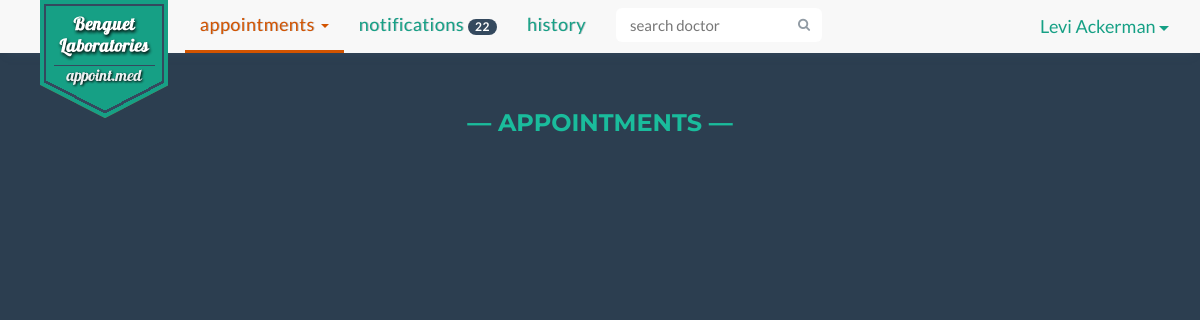
Before: /appointment.php (signed in) with the older database file.
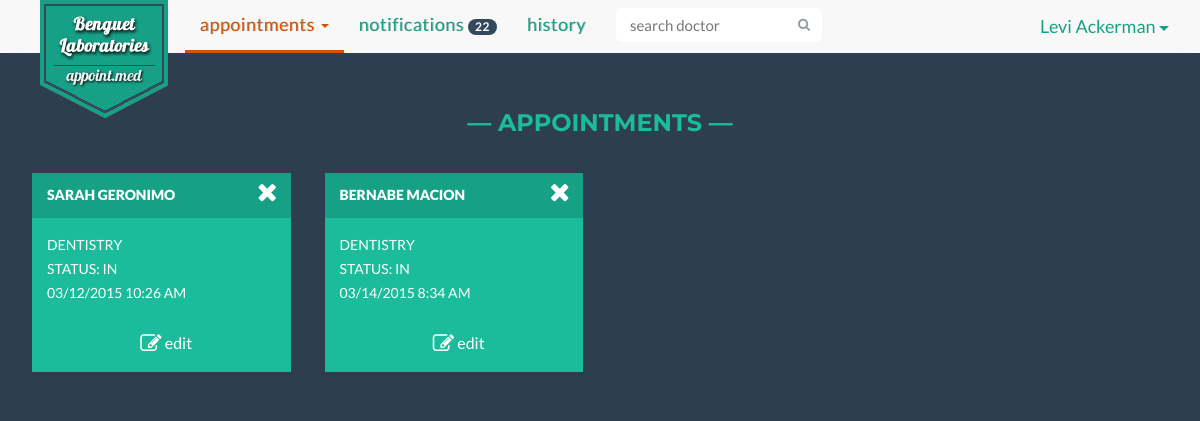
After: the same page with the newer database file.
### tables this page shows
CREATE TABLE IF NOT EXISTS `patient` (
  `patient_id` varchar(100) NOT NULL,
  `patient_name` text NOT NULL,
  `patient_contact` varchar(100) NOT NULL,
  `birthdate` varchar(100) NOT NULL,
  `email` varchar(100) NOT NULL,
  `patient_category` enum('Adult','Child') NOT NULL,
  `age` int(100) NOT NULL,
  `username` varchar(100) NOT NULL,
  `appointment_id` int(100) DEFAULT NULL,
  `occupation` text,
  PRIMARY KEY (`patient_id`),
  KEY `username` (`username`,`appointment_id`),
  KEY `appointment_id` (`appointment_id`)
);

CREATE TABLE IF NOT EXISTS `appointment` (
  `appointment_id` int(100) NOT NULL AUTO_INCREMENT,
  `remarks` text NOT NULL,
  `doctor_id` varchar(100) NOT NULL,
  `patient_id` varchar(100) NOT NULL,
  `appoint_date` text NOT NULL,
  `appointment_status` enum('Cancelled','Completed','Referred','Inqueue') NOT NULL,
  `clinic_id` int(100) NOT NULL,
  PRIMARY KEY (`appointment_id`),
  KEY `doctor_id` (`doctor_id`,`patient_id`),
  KEY `doctor_id_2` (`doctor_id`),
  KEY `patient_id` (`patient_id`),
  KEY `clinic_id` (`clinic_id`)
);

CREATE TABLE IF NOT EXISTS `doctor` (
  `doctor_id` varchar(100) NOT NULL,
  `doctor_name` text NOT NULL,
  `specialization` text NOT NULL,
  `doctor_status` enum('On Leave','Emergency','In','Out','Sick Leave') NOT NULL,
  `email` varchar(100) NOT NULL,
  `username` varchar(100) NOT NULL,
  PRIMARY KEY (`doctor_id`),
  KEY `username` (`username`)
);

### appointment.php (the view, shortened to what this page needs)
<!DOCTYPE html>
<html lang="en">
    <?php
        include 'include/head.php';
        include 'connectdatabase.php';
    ?>
  <body>
    <div class="container">
        <?php
            $username = $_SESSION['username'];
            $result = mysqli_query($con, "SELECT * FROM patient WHERE username LIKE '$username'" );
            $row =  mysqli_fetch_array($result);
            $patient = $row['patient_id'];
            $patient_n = $row['patient_name'];
            $p_result = mysqli_query($con, "SELECT * FROM appointment WHERE patient_id LIKE '$patient' AND (appointment_status = 'Inqueue' OR appointment_status = 'Referred') " );
        ?>
        <?php
            include 'include/pt-nav-start.php';
        ?>
                    <ul class="nav navbar-nav">
                        <li class="dropdown active">
                            <a href="#" class="dropdown-toggle" data-toggle="dropdown" role="button" aria-expanded="false">Appointments <span class="caret"></span></a>
                        </li>
                        <li><a href="notifications.php">Notifications <span class="badge">22</span></a></li>
                        <li><a href="history.php">History</a></li>
        <?php
            include 'include/pt-nav-end.php';
        ?>
        <div class="container-fluid" id="appointments-user">
            <div class="row">
                <div class="col-md-12">
                    <h1 class="text-center text-turquoise row-header">&mdash; Appointments &mdash;</h1>
                </div>
                <?php
                    while ($d_row = mysqli_fetch_array($p_result)){
                    $app_id = $d_row['appointment_id'];
                    $doctor = $d_row['doctor_id'];
                    $date = $d_row['appoint_date'];
                    $d_result = mysqli_query($con, "SELECT * FROM doctor WHERE doctor_id LIKE '$doctor'" );
                    $doc =  mysqli_fetch_array($d_result);
                    echo '<div class="col-xs-12 col-md-6 col-lg-3" id="'.$d_row['appointment_id'].'">';
                    echo "<div class='panel panel-default' id='asd'><div class='panel-heading' >";
                            echo  $doc['doctor_name'];
                            echo "<a href=\"close.php?id=$d_row[appointment_id]&doc=$doctor&pat=$patient\" onclick='return confirm(\"Do you want to cancel this appointment?\")' title=\"Cancel\"><i class=\"fa fa-remove fa-lg delete-btn\"></i></a></div>
                            <div class=\"panel-body\">";
                            echo $doc['specialization'];
                            echo '<br/>Status: ';
                            echo $doc['doctor_status'] . '<br/> ' . $date;
                            echo "</div><div class='appmnt-pnl-btn'>
                            <a class='btn btn-block btn-inverse appo' data-toggle='modal' data-target='.bs-example-modal-sm' data-id='".$app_id."'><i class='fa fa-edit fa-lg'></i> Edit</a>
                                                        </div>
                                                    </div>";
                    echo '</div>';
                    }
                ?>
            </div>
        </div>
  </body>
</html>

### include/head.php (shortened to what this page needs)
<head>
    <link href="css/bootstrap.min.css" rel="stylesheet">
    <link href="css/font-awesome.min.css" rel="stylesheet">
    <link href="css/font-awesome.css" rel="stylesheet">
    <link href="css/bootstrap-datetimepicker.min.css" rel="stylesheet">
    <link href="css/styles.css" rel="stylesheet">
    <link href="css/scrolltop.css" rel="stylesheet">
</head>

### include/pt-nav-start.php (shortened to what this page needs)
<nav class="navbar navbar-default navbar-fixed-top">
    <div class="container">
        <div class="navbar-header">
            <a class="navbar-brand logo-text hidden-sm hidden-xs" href="#">appoint.med</a>
            <div class="navbar-logo hidden-sm hidden-xs">
            </div>
        </div>
        <div class="collapse navbar-collapse" id="bs-example-navbar-collapse-1">

### include/pt-nav-end.php (shortened to what this page needs)
                <form class="navbar-form navbar-right" method="post" role="search">
                    <div class="input-group search-bar">
                        <input type="text" class="form-control" name="search" placeholder="search doctor" id="inputSearch">
                        <span class="input-group-btn">
                            <button type="submit" class="btn"><i class="fa fa-search"></i></button>
                        </span>
                    </div>
                </form>
            </ul>
            <div class="btn-group navbar-right signedin">
                <button type="button" class="btn btn-default btn-lg btn-noborder dropdown-toggle hidden-xs hidden-sm" data-toggle="dropdown" aria-expanded="false">
                    <?php echo $patient_n ?>
                    <span class="caret"></span>
                </button>
            </div>
        </div>
    </div>
</nav>

### css/styles.css (style rules this page uses)
* { margin: 0; padding: 0; }
body { padding-top: 80px; font-family: "Lato", Arial, sans-serif; color: #34495e; font-size: 18px; line-height: 1.72222; background-color: #2C3E50; }
a { color: #16a085 !important; -webkit-transition: .25s; transition: .25s; }
h1, h2, h3, h4 { font-family: inherit; font-weight: 700; line-height: 1.1; color: inherit; }
.container { padding-left: 0 !important; padding-right: 0 !important; }
.text-turquoise { color: #1ABC9C; }
nav > div > div > ul > li > a { font-size: 18px; letter-spacing: 0.5px; text-transform: lowercase; border-bottom: 3px solid #f8f8f8; text-shadow: 1px 0px 0px rgba(52, 73, 94, 0.3); }
.navbar-default .navbar-nav>.active>a, .navbar-default .navbar-nav>.active>a:hover { color: #D35400 !important; background-color: #f8f8f8; border-bottom: 3px solid #D35400; }
.navbar-default { padding-left: 15px; padding-right: 15px; border: none; -webkit-box-shadow: 0 8px 8px -8px #34495E; -moz-box-shadow: 0 8px 8px -8px #34495E; box-shadow: 0 8px 8px -8px #34495E; }
.navbar-default .navbar-form .search-bar { width: 90%; margin: 0 auto; }
.navbar-default .navbar-form .form-control { border-color: transparent; }
.navbar-default .navbar-form .btn { color: #919ba4; border-color: transparent; }
.navbar-form .btn { height: 34px; padding: 5px 10px; font-size: 13px; line-height: 1.4; border-radius: 6px; }
.navbar-form .btn { margin: 0; }
.navbar-brand { margin-right: 20px; font-size: 24px; font-weight: 700; }
.logo-text { color: transparent !important; }
.navbar-logo { background: url('../img/logo.png') no-repeat; height: 118px; width: 128px; position: absolute; z-index: 999999; margin: 0 25px; }
.input-group-btn .btn { background-color: #fff; border: 2px solid #bdc3c7; border-left: 0; }
.signedin { margin-top: 5px; }
.signedin .btn-noborder { color: #16a085; }
.badge { padding: 2px 7px; background-color: #34495E; }
#appointments-user { background-color: #2C3E50; }
.row-header, .row-header2 { font-family: 'Montserrat', sans-serif; margin: 30px 0 35px 0; font-size: 24px; text-transform: uppercase; }
.panel-default { color: #fff; background-color: #1ABC9C; font-size: 14px; border: 2px solid #2C3E50; border-radius: 0; text-transform: uppercase; transition: border 0.20s ease; }
.panel-default .panel-heading { color: #fff !important; font-weight: 800; background-color: #16A085 !important; border: none; border-radius: 0; }
.panel-heading .delete-btn { color: #fff; position: absolute; right: 30px; font-size: 26px; }
.appmnt-pnl-btn { text-align: right; padding: 0 10px 5px 10px; }
.appmnt-pnl-btn a { color: #fff !important; font-size: 16px; text-transform: lowercase; text-decoration: none; margin: 5px; }
.search-bar .form-control { border-right: 0; border-top-left-radius: 6px !important; border-bottom-left-radius: 6px !important; }
.search-bar .form-control, .input-group-btn .btn { -webkit-transition: all .5s; transition: all .5s; }
.input-group { width: 100%; }
.form-control { padding: 8px 12px; font-size: 15px !important; line-height: 1.467; color: #34495e; border: 2px solid #bdc3c7; box-shadow: none; -webkit-transition: border .25s linear, color .25s linear, background-color .25s linear; transition: border .25s linear, color .25s linear, background-color .25s linear; }
.btn-noborder { border: 0; background: none; }
.search-bar { width: 195px; }

### appointment.php (style rules this page uses)
a { text-decoration: none; background: #3bb998; color:#FFFFFF; cursor: pointer; }

Changed rows visible on the page:
added appointment: doctor.doctor_name "SARAH GERONIMO", doctor.specialization "DENTISTRY", doctor.doctor_status "IN", appoint_date "03/12/2015 10:26 AM"
added appointment: doctor.doctor_name "BERNABE MACION", doctor.specialization "DENTISTRY", doctor.doctor_status "IN", appoint_date "03/14/2015 8:34 AM"
